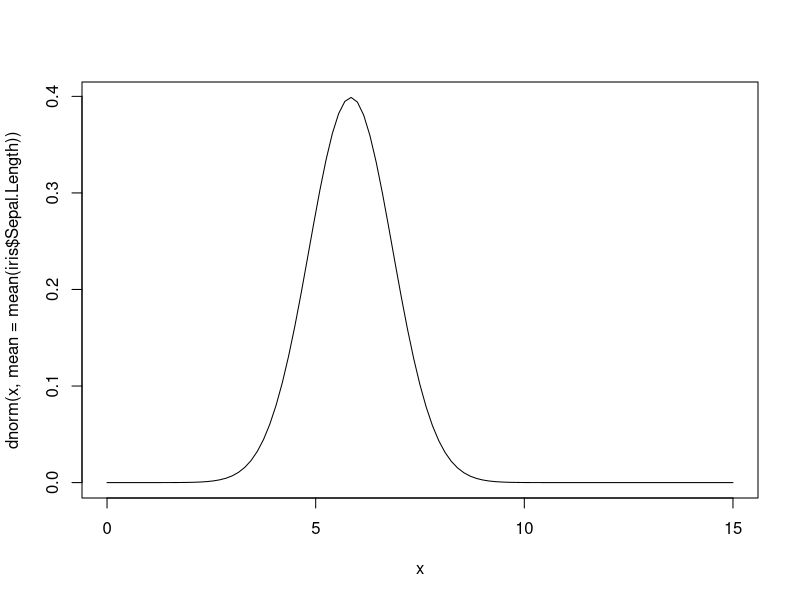

Write the R code that produced this figure.
## ---- chunk 1
knitr::opts_chunk$set(echo = TRUE)
## ---- chunk 2
head(iris3)
## ---- chunk 3
curve(dnorm(x,mean=mean(iris$Sepal.Length)),from = 0,to= 15)

